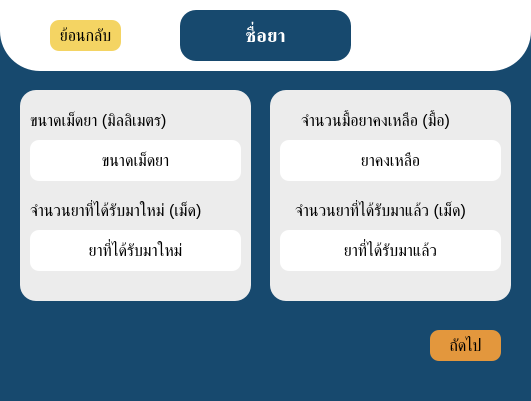
<?xml version="1.0" encoding="UTF-8"?>
<ui version="4.0">
 <class>each_drug2</class>
 <widget class="QMainWindow" name="each_drug2">
  <property name="geometry">
   <rect>
    <x>0</x>
    <y>0</y>
    <width>531</width>
    <height>401</height>
   </rect>
  </property>
  <property name="windowTitle">
   <string>ยาแต่ละตัว</string>
  </property>
  <property name="styleSheet">
   <string notr="true">
background-color: rgb(23, 73, 110);</string>
  </property>
  <widget class="QWidget" name="centralwidget">
   <widget class="QFrame" name="frame">
    <property name="geometry">
     <rect>
      <x>0</x>
      <y>-60</y>
      <width>531</width>
      <height>131</height>
     </rect>
    </property>
    <property name="styleSheet">
     <string notr="true">border-radius: 40px;
background-color: rgb(255, 255, 255);</string>
    </property>
    <property name="frameShape">
     <enum>QFrame::StyledPanel</enum>
    </property>
    <property name="frameShadow">
     <enum>QFrame::Raised</enum>
    </property>
    <widget class="QLabel" name="label">
     <property name="geometry">
      <rect>
       <x>180</x>
       <y>70</y>
       <width>171</width>
       <height>51</height>
      </rect>
     </property>
     <property name="font">
      <font>
       <pointsize>14</pointsize>
       <weight>75</weight>
       <bold>true</bold>
      </font>
     </property>
     <property name="styleSheet">
      <string notr="true">border-radius: 16px;
color: rgb(255, 255, 255);
background-color: rgb(23, 73, 110);</string>
     </property>
     <property name="frameShape">
      <enum>QFrame::Box</enum>
     </property>
     <property name="lineWidth">
      <number>1</number>
     </property>
     <property name="text">
      <string>ชื่อยา</string>
     </property>
     <property name="textFormat">
      <enum>Qt::AutoText</enum>
     </property>
     <property name="scaledContents">
      <bool>false</bool>
     </property>
     <property name="alignment">
      <set>Qt::AlignCenter</set>
     </property>
     <property name="wordWrap">
      <bool>true</bool>
     </property>
    </widget>
    <widget class="QPushButton" name="add_back_pushButton">
     <property name="geometry">
      <rect>
       <x>50</x>
       <y>80</y>
       <width>71</width>
       <height>31</height>
      </rect>
     </property>
     <property name="font">
      <font>
       <pointsize>12</pointsize>
      </font>
     </property>
     <property name="styleSheet">
      <string notr="true">border-radius: 9px;
color: rgb(0, 0, 0);
background-color: rgb(244, 212, 99);</string>
     </property>
     <property name="text">
      <string>ย้อนกลับ</string>
     </property>
    </widget>
   </widget>
   <widget class="QFrame" name="frame_2">
    <property name="geometry">
     <rect>
      <x>20</x>
      <y>90</y>
      <width>231</width>
      <height>211</height>
     </rect>
    </property>
    <property name="styleSheet">
     <string notr="true">border-radius: 16px;
background-color: rgb(236, 236, 236);</string>
    </property>
    <property name="frameShape">
     <enum>QFrame::StyledPanel</enum>
    </property>
    <property name="frameShadow">
     <enum>QFrame::Raised</enum>
    </property>
    <widget class="QLabel" name="drugSize">
     <property name="geometry">
      <rect>
       <x>10</x>
       <y>20</y>
       <width>191</width>
       <height>21</height>
      </rect>
     </property>
     <property name="font">
      <font>
       <pointsize>12</pointsize>
      </font>
     </property>
     <property name="text">
      <string>ขนาดเม็ดยา (มิลลิเมตร)</string>
     </property>
    </widget>
    <widget class="QLabel" name="drugNew">
     <property name="geometry">
      <rect>
       <x>10</x>
       <y>110</y>
       <width>211</width>
       <height>21</height>
      </rect>
     </property>
     <property name="font">
      <font>
       <pointsize>12</pointsize>
      </font>
     </property>
     <property name="text">
      <string>จำนวนยาที่ได้รับมาใหม่ (เม็ด)</string>
     </property>
    </widget>
    <widget class="QLabel" name="size_label">
     <property name="geometry">
      <rect>
       <x>10</x>
       <y>50</y>
       <width>211</width>
       <height>41</height>
      </rect>
     </property>
     <property name="font">
      <font>
       <pointsize>12</pointsize>
       <weight>50</weight>
       <bold>false</bold>
      </font>
     </property>
     <property name="styleSheet">
      <string notr="true">border-radius: 9px;
color: rgb(0, 0, 0);
background-color: rgb(255, 255, 255);</string>
     </property>
     <property name="frameShape">
      <enum>QFrame::Box</enum>
     </property>
     <property name="lineWidth">
      <number>1</number>
     </property>
     <property name="text">
      <string>ขนาดเม็ดยา</string>
     </property>
     <property name="textFormat">
      <enum>Qt::AutoText</enum>
     </property>
     <property name="scaledContents">
      <bool>false</bool>
     </property>
     <property name="alignment">
      <set>Qt::AlignCenter</set>
     </property>
     <property name="wordWrap">
      <bool>true</bool>
     </property>
    </widget>
    <widget class="QLabel" name="label_6">
     <property name="geometry">
      <rect>
       <x>10</x>
       <y>140</y>
       <width>211</width>
       <height>41</height>
      </rect>
     </property>
     <property name="font">
      <font>
       <pointsize>12</pointsize>
       <weight>50</weight>
       <bold>false</bold>
      </font>
     </property>
     <property name="styleSheet">
      <string notr="true">border-radius: 9px;
color: rgb(0, 0, 0);
background-color: rgb(255, 255, 255);</string>
     </property>
     <property name="frameShape">
      <enum>QFrame::Box</enum>
     </property>
     <property name="lineWidth">
      <number>1</number>
     </property>
     <property name="text">
      <string>ยาที่ได้รับมาใหม่</string>
     </property>
     <property name="textFormat">
      <enum>Qt::AutoText</enum>
     </property>
     <property name="scaledContents">
      <bool>false</bool>
     </property>
     <property name="alignment">
      <set>Qt::AlignCenter</set>
     </property>
     <property name="wordWrap">
      <bool>true</bool>
     </property>
    </widget>
   </widget>
   <widget class="QFrame" name="frame_3">
    <property name="geometry">
     <rect>
      <x>270</x>
      <y>90</y>
      <width>241</width>
      <height>211</height>
     </rect>
    </property>
    <property name="styleSheet">
     <string notr="true">border-radius: 16px;
background-color: rgb(236, 236, 236);</string>
    </property>
    <property name="frameShape">
     <enum>QFrame::StyledPanel</enum>
    </property>
    <property name="frameShadow">
     <enum>QFrame::Raised</enum>
    </property>
    <widget class="QLabel" name="drugStill">
     <property name="geometry">
      <rect>
       <x>-20</x>
       <y>20</y>
       <width>251</width>
       <height>21</height>
      </rect>
     </property>
     <property name="font">
      <font>
       <pointsize>12</pointsize>
      </font>
     </property>
     <property name="text">
      <string>จำนวนมื้อยาคงเหลือ (มื้อ)</string>
     </property>
     <property name="alignment">
      <set>Qt::AlignCenter</set>
     </property>
    </widget>
    <widget class="QLabel" name="drugGot">
     <property name="geometry">
      <rect>
       <x>-20</x>
       <y>110</y>
       <width>261</width>
       <height>21</height>
      </rect>
     </property>
     <property name="font">
      <font>
       <pointsize>12</pointsize>
      </font>
     </property>
     <property name="text">
      <string>จำนวนยาที่ได้รับมาแล้ว (เม็ด)</string>
     </property>
     <property name="alignment">
      <set>Qt::AlignCenter</set>
     </property>
    </widget>
    <widget class="QLabel" name="label_7">
     <property name="geometry">
      <rect>
       <x>10</x>
       <y>50</y>
       <width>221</width>
       <height>41</height>
      </rect>
     </property>
     <property name="font">
      <font>
       <pointsize>12</pointsize>
       <weight>50</weight>
       <bold>false</bold>
      </font>
     </property>
     <property name="styleSheet">
      <string notr="true">border-radius: 9px;
color: rgb(0, 0, 0);
background-color: rgb(255, 255, 255);</string>
     </property>
     <property name="frameShape">
      <enum>QFrame::Box</enum>
     </property>
     <property name="lineWidth">
      <number>1</number>
     </property>
     <property name="text">
      <string>ยาคงเหลือ</string>
     </property>
     <property name="textFormat">
      <enum>Qt::AutoText</enum>
     </property>
     <property name="scaledContents">
      <bool>false</bool>
     </property>
     <property name="alignment">
      <set>Qt::AlignCenter</set>
     </property>
     <property name="wordWrap">
      <bool>true</bool>
     </property>
    </widget>
    <widget class="QLabel" name="label_8">
     <property name="geometry">
      <rect>
       <x>10</x>
       <y>140</y>
       <width>221</width>
       <height>41</height>
      </rect>
     </property>
     <property name="font">
      <font>
       <pointsize>12</pointsize>
       <weight>50</weight>
       <bold>false</bold>
      </font>
     </property>
     <property name="styleSheet">
      <string notr="true">border-radius: 9px;
color: rgb(0, 0, 0);
background-color: rgb(255, 255, 255);</string>
     </property>
     <property name="frameShape">
      <enum>QFrame::Box</enum>
     </property>
     <property name="lineWidth">
      <number>1</number>
     </property>
     <property name="text">
      <string>ยาที่ได้รับมาแล้ว</string>
     </property>
     <property name="textFormat">
      <enum>Qt::AutoText</enum>
     </property>
     <property name="scaledContents">
      <bool>false</bool>
     </property>
     <property name="alignment">
      <set>Qt::AlignCenter</set>
     </property>
     <property name="wordWrap">
      <bool>true</bool>
     </property>
    </widget>
   </widget>
   <widget class="QPushButton" name="next_pushButton">
    <property name="geometry">
     <rect>
      <x>430</x>
      <y>330</y>
      <width>71</width>
      <height>31</height>
     </rect>
    </property>
    <property name="font">
     <font>
      <pointsize>12</pointsize>
     </font>
    </property>
    <property name="styleSheet">
     <string notr="true">border-radius: 9px;
color: rgb(0, 0, 0);
background-color: rgb(227, 151, 61);</string>
    </property>
    <property name="text">
     <string>ถัดไป</string>
    </property>
   </widget>
  </widget>
 </widget>
 <resources/>
 <connections/>
</ui>
